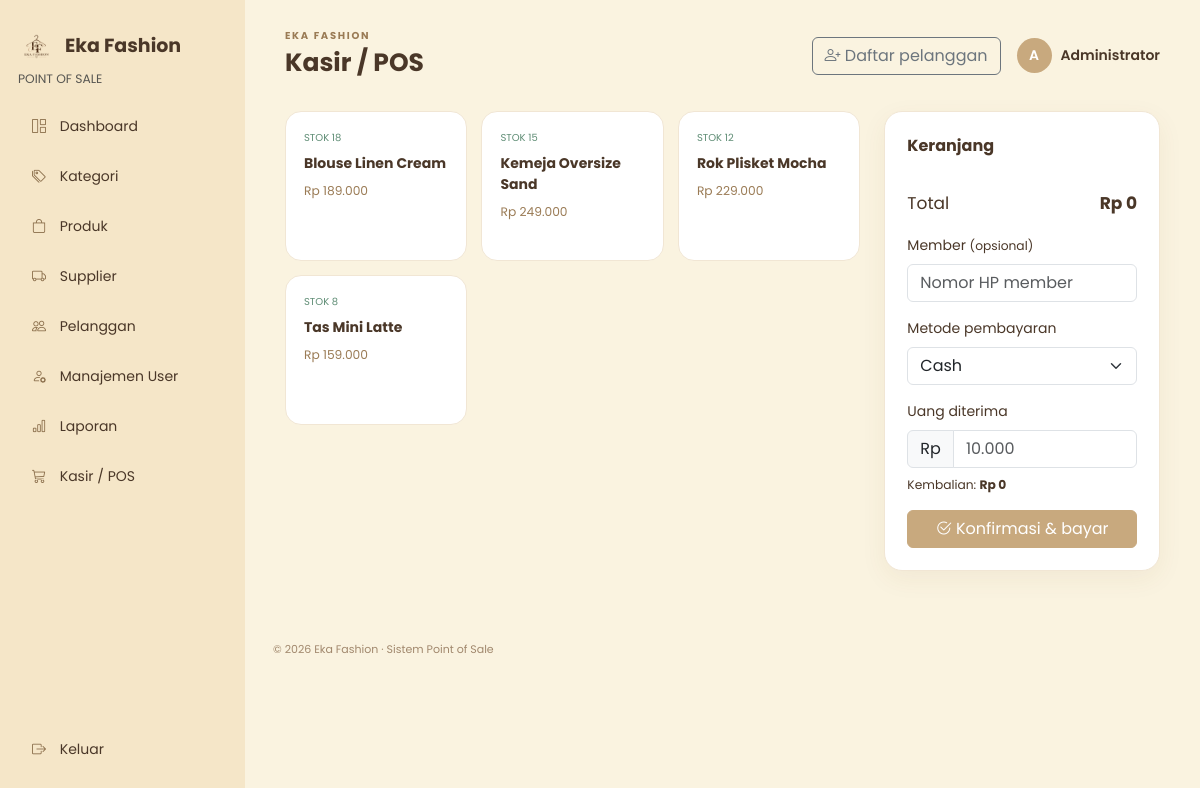
Page /?page=kasir (signed in) on the committed database.
### tables this page shows
CREATE TABLE produk(id INT AUTO_INCREMENT PRIMARY KEY,kode VARCHAR(30) UNIQUE,nama VARCHAR(120) NOT NULL,gambar VARCHAR(255) NULL,kategori_id INT,supplier_id INT,harga DECIMAL(12,2) NOT NULL DEFAULT 0,stok INT NOT NULL DEFAULT 0,FOREIGN KEY(kategori_id) REFERENCES kategori(id) ON DELETE SET NULL,FOREIGN KEY(supplier_id) REFERENCES supplier(id) ON DELETE SET NULL);

### app/controllers/KasirController.php (called while the page is built, shortened)
<?php
class KasirController{
function index(){require_login();$db=Database::connect();$produk=$db->query('SELECT * FROM produk WHERE stok>0 ORDER BY nama')->fetchAll();$pelanggan=$db->query('SELECT * FROM pelanggan ORDER BY nama')->fetchAll();require __DIR__.'/../views/kasir/index.php';}
}

### config/helpers.php (called while the page is built, shortened)
<?php
function e($v){return htmlspecialchars((string)$v,ENT_QUOTES,'UTF-8');}
function rupiah($n){return 'Rp '.number_format($n,0,',','.');}

### app/views/kasir/index.php (the view, shortened to what this page needs)
<?php require __DIR__.'/../partials/header.php';require __DIR__.'/../partials/sidebar.php';?><main class="main"><div class="container-fluid"><?php require __DIR__.'/../partials/navbar.php';?><div class="row g-4"><div class="col-lg-8"><div class="product-grid"><?php foreach($produk as $p):?><button class="product-card" type="button" onclick='addProduct(<?=json_encode($p)?>)'><span class="product-tag">STOK <?=$p['stok']?></span><strong><?=e($p['nama'])?></strong><small><?=rupiah($p['harga'])?></small></button><?php endforeach;?></div></div><div class="col-lg-4"><div class="cart card-shell"><div class="section-title">Keranjang <span id="count" class="badge"></span></div><div class="cart-total"><span>Total</span><strong id="total">Rp 0</strong></div><form method="post" action="?page=kasir/checkout" id="checkoutForm" onsubmit="return prepareCheckout()"><label class="form-label">Member <small>(opsional)</small></label><input class="form-control mb-3" name="member_phone" placeholder="Nomor HP member"><label class="form-label">Metode pembayaran</label><select class="form-select mb-3" name="payment_method" id="paymentMethod" onchange="showPaymentInfo()"><option value="cash">Cash</option></select><div id="cashInfo" class="mb-3"><label class="form-label">Uang diterima</label><div class="input-group"><span class="input-group-text">Rp</span><input class="form-control" type="text" inputmode="numeric" id="cashDisplay" placeholder="10.000" oninput="formatCash(this)"></div><div class="small mt-2">Kembalian: <strong id="change">Rp 0</strong></div></div><button class="btn btn-primary w-100" type="submit"><i class="bi bi-check2-circle"></i> Konfirmasi &amp; bayar</button></form></div></div></div></div><?php require __DIR__.'/../partials/footer.php';?>

### assets/css/style.css (style rules this page uses)
:root { --cream:#faf3e0;--side:#f5e6c8;--gold:#c8a97e;--ink:#4a3728;--green:#5f8d75 }
* { box-sizing:border-box }
body { margin:0;background:var(--cream);color:var(--ink);font-family:Poppins,sans-serif;font-size:14px }
.main { margin-left:245px;min-height:100vh;padding:28px }
.stat-card,.card-shell { background:#fff;border:1px solid #f1e6d4;border-radius:18px;padding:22px;box-shadow:0 8px 26px #6b4c2710 }
.section-title { font-weight:700;font-size:16px;margin-bottom:15px }
.btn-primary { background:var(--gold);border-color:var(--gold) }
.product-grid { display:grid;grid-template-columns:repeat(auto-fill,minmax(160px,1fr));gap:14px }
.product-card { text-align:left;background:#fff;border:1px solid #f1e6d4;border-radius:16px;padding:18px;min-height:150px;color:var(--ink);display:flex;flex-direction:column;gap:8px }
.product-card small { color:#9a7b55 }
.product-tag { font-size:10px;color:var(--green) }
.cart-total { display:flex;justify-content:space-between;padding:18px 0;font-size:17px }

### rows in the picture
produk: stok "18", nama "Blouse Linen Cream", harga "Rp 189.000"
produk: stok "15", nama "Kemeja Oversize Sand", harga "Rp 249.000"
produk: stok "12", nama "Rok Plisket Mocha", harga "Rp 229.000"
produk: stok "8", nama "Tas Mini Latte", harga "Rp 159.000"

### other values in the picture
$pageTitle "Kasir / POS"
substr(auth()['nama'],0,1) "A"
auth()['nama'] "Administrator"
